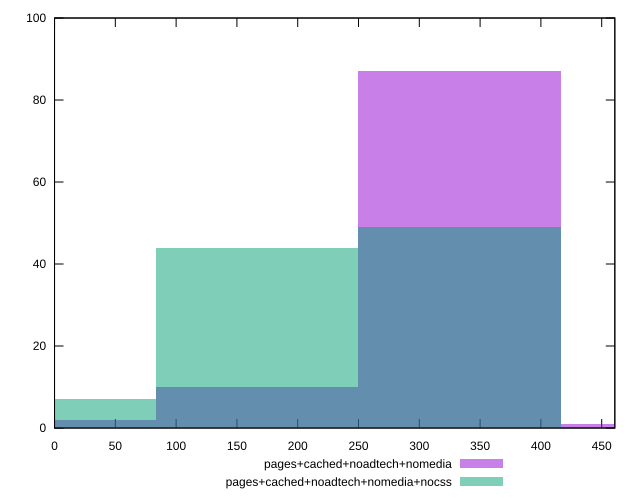

Recreate this plot in gnuplot.
reset

$pagesCachedNoadtechNomedia <<EOF
333.0429325667419 87
166.52146628337096 10
0 2
499.56439885011287 1
EOF

$pagesCachedNoadtechNomediaNocss <<EOF
333.0429325667419 49
166.52146628337096 44
0 7
EOF

set key outside below
set boxwidth 166.52146628337096
set xrange [0:460.79999999999995]
set yrange [0:100]
set trange [0:100]
set style fill transparent solid 0.5 noborder
set terminal svg size 640, 500 enhanced background rgb 'white'
set output "report_00014_2021-02-09T15:56:05.503Z/uses-rel-preconnect/comparison/histogram/3_vs_4.svg"

plot $pagesCachedNoadtechNomedia title "pages+cached+noadtech+nomedia" with boxes, \
     $pagesCachedNoadtechNomediaNocss title "pages+cached+noadtech+nomedia+nocss" with boxes

reset
